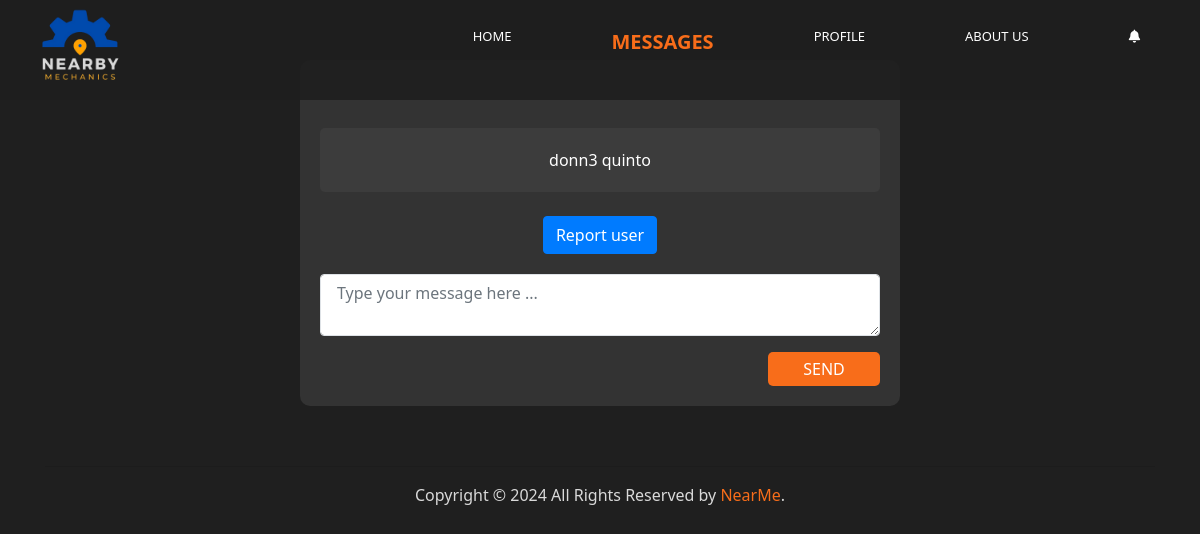
Page /mechanic_chat.php?username=donn3 quinto (signed in) on the earlier database version.
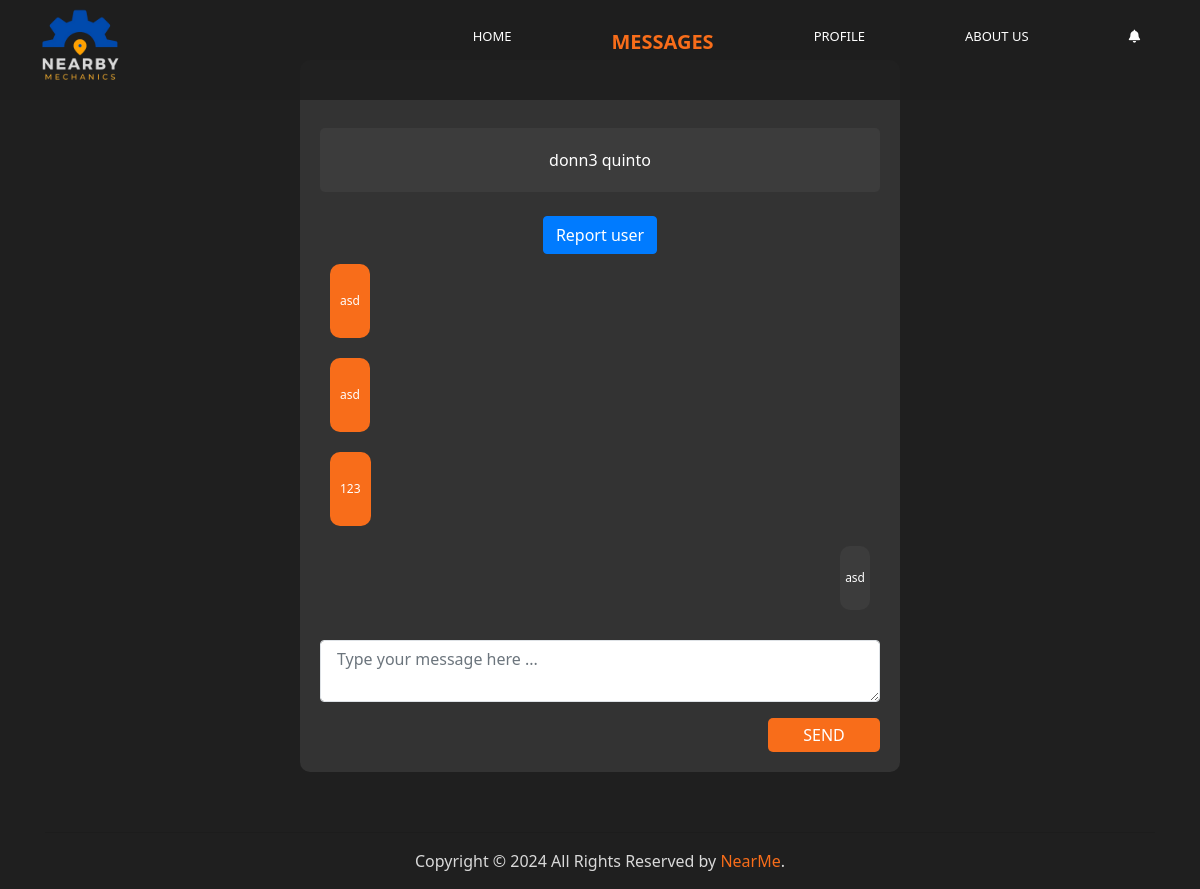
Same page on the later database version.
### tables this page shows
CREATE TABLE `messages` (
  `msg_id` int(11) NOT NULL,
  `msg_sender` varchar(255) NOT NULL,
  `msg_receiver` varchar(255) NOT NULL,
  `msg_content` text NOT NULL,
  `created_at` timestamp NOT NULL DEFAULT current_timestamp()
);

### utils/notifications.php (called while the page is built, shortened)
<?php
require __DIR__ . '/config.php';
function getUserIdByName(string $name) : int {
    global $connect;
    $name = trim($name);
    $name = explode(' ', $name)[0];
    $query = "SELECT user_id FROM user WHERE first_name = ?";
    $stmt = $connect->prepare($query);
    $stmt->bind_param("s", $name);
    $stmt->execute();
    $result = $stmt->get_result();
    if ($result && $result->num_rows > 0) {
        $userId = $result->fetch_assoc()['user_id'];
        return $userId;
    } else {
        return -1;
    }
}

### mechanic_chat.php (the view, shortened to what this page needs)
<!DOCTYPE html>
<html>
    <head lang="en">
        <link rel="stylesheet" href="https://cdn.jsdelivr.net/npm/bootstrap@4.0.0/dist/css/bootstrap.min.css">
    </head>
    <body style="color:white;">
        <header>
            <div class="logo">
                            <img src="image/NEARMELOGO.png">
            </div>
            <nav>
                <ul>
                    <li>
                        <a href="mechHome.php">HOME</a>
                    </li>
                    <li>
                        <a href="mechMessage.php" class="active">MESSAGES</a>
                    </li>
                    <li>
                        <a href="profile.php">PROFILE</a>
                    </li>
                    <li>
                        <a href="mechAboutUs.php">ABOUT US</a>
                    </li>
                    <li>
    <a href="notifications.php"><i class="fas fa-bell"></i></a>
    </li>
                </ul>
            </nav>
        </header>
        <div class="mainbody" style="width: 50%;">
        <?php
                require 'utils/config.php';
                require 'utils/notifications.php';
                $mechname = $_SESSION['mechname'];
                $username = $_GET['username'];
                $userId = getUserIdByName($username);
                ?>
               <div class="cnt">
    <br><br>
    <center>
        <div class="chathead" style="background:#3c3c3c;padding: 20px;border-radius:5px; color:white; " ><?php echo $username?></div> <br>
        <a href="add_report.php?user_id=<?php echo $userId ?>" class="btn btn-primary">Report user</a>
        <div class="xxd" style="width:100%; display: flex; flex-direction: column; max-height: 400px; overflow-y: auto; padding-bottom: 20px;">
            <?php
            $sql = ("SELECT * FROM messages WHERE (msg_sender = '$username' AND msg_receiver = '$mechname') OR (msg_sender = '$mechname' AND msg_receiver = '$username')");
            $dataset = $connect->query($sql);
            if ($dataset) {
                if ($dataset->num_rows > 0) {
                    while ($row = $dataset->fetch_array()) {
                        if ($row['msg_sender'] == $username) {
                            echo "<div class='message'><br>" . $row['msg_content'] . "<br><br></div>";
                        } else {
                            echo "<div class='messageMech' style='color:white;'><br>" . $row['msg_content'] . "<br><br></div>";
                        }
                    }
                }
            }
            ?>
        </div>
        <form action="" method="POST">
            <div class="flex justify-center">
                <div class="mb-3 xl:w-96">
                    <textarea class="form-control block w-full px-3 py-1.5 text-base font-normal text-gray-700 bg-white bg-clip-padding border border-solid border-gray-300 rounded transition ease-in-out m-0 focus:text-gray-700 focus:bg-white focus:border-blue-600 focus:outline-none" rows="2" name="message_content" placeholder="Type your message here ..."></textarea>
                </div>
            </div>
            <div class="d-flex flex-row-reverse">
                <input type="submit" class="submit" value="SEND" name="send" style="background-color:#F86D1A;border:none; width:20%;padding:5px; color:white;border-radius:5px;">
            </div>
        </form>
    </center>
</div>
        </div>
        <footer class="site-footer">
            <div class="container" style=" margin-top:5%;">
                <center>
                    <hr>
                    <p style="color:#D9D9D9;">Copyright &copy; 2024 All Rights Reserved by
                    <span style="color:#F86D1A;">NearMe</span>.</p>
                </center>
            </div>
        </footer>
    </body>
</html>

Differences in the rows shown:
added messages: msg_content "asd"
added messages: msg_content "asd"
added messages: msg_content "123"
added messages: msg_content "asd"
